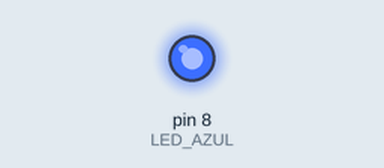
A sketch run on a simulated Arduino Uno, built with avr-gcc and run on an emulated ATmega328P. Shown: output pins drawn as LEDs (lit = HIGH). What the sketch prints to the serial monitor is not drawn.

Above: at 0.1 s.
Timing chart, 0 to 1.6 s (numbered marks = the images above):
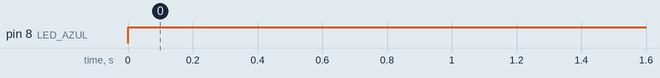

Measured:
- by itself, pin 8 (LED_AZUL): LOW → HIGH at 0.00 s

The sketch:

Exemplo_de_Operadores.ino
```cpp
// C++ code
int LED_AZUL = 8;
//inicializar/carregar configurações iniciais no Arduino
void setup()
{
	//pinMode(numeroDaPorta, entrada/saida);
  	pinMode(LED_AZUL, OUTPUT);
 	Serial.begin(9600);
}

void loop()
{

  if( LED_AZUL == 8   ) {//true
  	String nome = "Eduardo";// guarda/atribui/coloca um texto à variável nome
    String sobrenome = "Muniz";// atribui um texto à variável sobrenome
    int idade = 61;//atribui um número à variável idade
    Serial.println("O " + nome + " " + sobrenome + " tem " + String(idade) +" anos" );
	digitalWrite(LED_AZUL, HIGH);//acende o led na porta 8 (led azul)
  }

  delay(500);
}//fim do loop

/*	OPERADORES:

	Aritméticos
    + - * / % (soma, subtração, multiplicação, divisão e módulo)

    Relacionais (de comparação) - retornam true ou false
    >	maior que				8 > 20  		- false
    <	menor que				LED_AZUL < 20 	- true
    >=	maior ou igual a		50 >= 50		- true
    <= menos ou igual a			50 <= 50		- true
    == igual a					"Eduardo" == "eduardo" - false
    != diferente de				"Eduardo" != "eduardo" - true


	//Lógicos
    && - e 			- Retorna true se as duas partes forem true
    || - ou			- Retorna true se apenas uma das partes for true
    !  - não		- Inverte o resultado lógico

    !20 > 50		- true

    Atribuição
    float x = 200;

    =	atribuição				x = 50 + 2 		- atribui 50 na variável x
    +=	atribui somando			x += 50	(x = x + 50)		- atribui 50 somando ao valor que já tiver na variável x
    -=	atribui subtraindo		x -= 50	(x = x - 50)		- atribui 50 subtraindo ao valor que já tiver na variável x
    *=	atribui multiplicando	x *= 50	(x = x * 50)		- atribui 50 multiplicando ao valor que já tiver na variável x
    /=	atribui dividindo		x /= 50	(x = x / 50)		- atribui 50 dividindo ao valor que já tiver na variável x
*/
```
